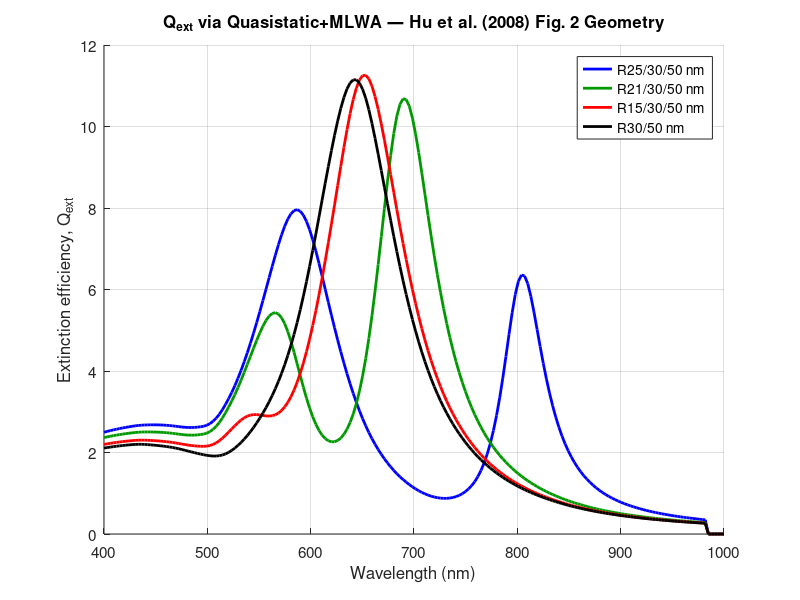
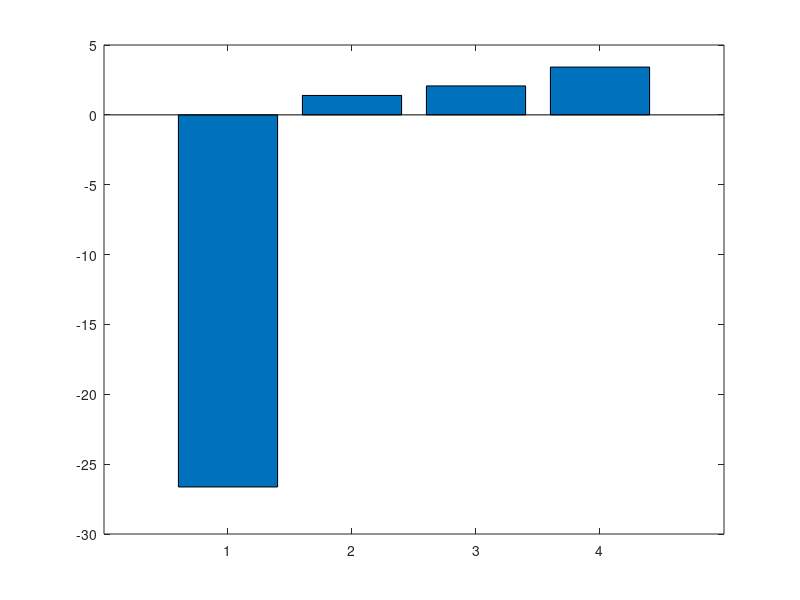

These charts were generated, in order, by the following MATLAB code: (Note: this script raises an error after producing the figures.)
function TripleLayer_Hu_Qext
    clc
    clearvars

    %=== Hu et al. 2008 Fig.2: Q_ext vs wavelength ===
    %    Quasistatic polarizability (Bohren&Huffman 1983)
    %    + MLWA correction (Meier&Wokaun 1983)
    %    Gold: J&C Table I (Phys.Rev.B 6, 1972) — direct from paper

    % J&C Table I gold data — transcribed from uploaded paper
    % eV->nm via lam=1239.8/eV, only 400-1000nm range kept
    JC_lam=[397.4;413.3;430.5;450.8;471.4;495.9;520.9;548.6;582.1;616.8;659.5;704.4;756.0;821.1;891.9;984.0];
    JC_n=[1.470;1.460;1.450;1.380;1.310;1.040;0.620;0.430;0.290;0.210;0.140;0.130;0.140;0.160;0.170;0.220];
    JC_k=[1.952;1.958;1.948;1.914;1.849;1.833;2.081;2.455;2.863;3.272;3.697;4.103;4.542;5.083;5.663;6.350];
    JC_eps_real=JC_n.^2-JC_k.^2;
    JC_eps_imag=2*JC_n.*JC_k;

    % material constants (Hu Sec.2)
    eps_water=1.77;
    eps_silica=2.04;

    % wavelength sweep + pchip interpolation of gold eps
    lam=linspace(400,1000,200)';
    eg_re=interp1(JC_lam,JC_eps_real,lam,'pchip');
    eg_im=interp1(JC_lam,JC_eps_imag,lam,'pchip');

    % Hu Fig.2 geometries: R1/R2/R3 (nm)
    R1_all=[25,21,15,0];
    R2_all=[30,30,30,30];
    R3_all=[50,50,50,50];
    labels={'R25/30/50 nm','R21/30/50 nm','R15/30/50 nm','R30/50 nm'};
    colors={'b',[0 0.6 0],'r','k'};

    % Hu peaks read from Fig.2 (~+/-10nm uncertainty)
    hu_peak_lam=[800,680,640,620];

    Qext_all=zeros(length(lam),4);

    for c=1:4
        R1=R1_all(c); R2=R2_all(c); R3=R3_all(c);

        for j=1:length(lam)
            eg=eg_re(j)+1i*eg_im(j);

            % recursive effective permittivity (Bohren&Huffman Ch.5)
            if R1>0
                % 3-layer: gold/silica/gold
                f1=(R1/R2)^3;
                eps_12=eps_silica*(eg*(1+2*f1)+2*eps_silica*(1-f1))/...
                                  (eg*(1-f1)+eps_silica*(2+f1));
                f2=(R2/R3)^3;
                eps_eff=eg*(eps_12*(1+2*f2)+2*eg*(1-f2))/...
                           (eps_12*(1-f2)+eg*(2+f2));
            else
                % 2-layer CNS: silica/gold
                f=(R2/R3)^3;
                eps_eff=eg*(eps_silica*(1+2*f)+2*eg*(1-f))/...
                           (eps_silica*(1-f)+eg*(2+f));
            end

            K0=(eps_eff-eps_water)/(eps_eff+2*eps_water);
            x=2*pi*sqrt(eps_water)*R3/lam(j);

            %NEW: MLWA correction — analogous to Im(lambda_1) in Meklachi
            K_dyn=K0/(1-x^2*K0-1i*(2/3)*x^3*K0);

            Qext_all(j,c)=4*x*imag(K_dyn);
        end
    end

    Qext_all=max(Qext_all,0);

    % extract peaks
    our_peak_lam=zeros(1,4);
    our_peak_Qext=zeros(1,4);
    for c=1:4
        [pk,idx]=max(Qext_all(:,c));
        our_peak_lam(c)=lam(idx);
        our_peak_Qext(c)=pk;
    end

    %--- plot 1: Q_ext spectra ---
    figure('Position',[100 100 700 500])
    hold on
    for c=1:4
        plot(lam,Qext_all(:,c),'Color',colors{c},'LineWidth',2)
    end
    xlabel('Wavelength (nm)')
    ylabel('Extinction efficiency, Q_{ext}')
    legend(labels{:},'Location','northeast')
    xlim([400 1000])
    grid on
    title('Q_{ext} via Quasistatic+MLWA — Hu et al. (2008) Fig. 2 Geometry')
    set(gca,'FontSize',11)
    hold off

    %--- plot 2: error bar chart ---
    figure('Position',[100 600 600 400])
    err_pct=100*(our_peak_lam-hu_peak_lam)./hu_peak_lam;
    bar_colors=[0 0 1;0 0.6 0;1 0 0;0 0 0];
    b=bar(err_pct);
    b.FaceColor='flat';
    for c=1:4
        b.CData(c,:)=bar_colors(c,:);
    end
    set(gca,'XTickLabel',labels,'FontSize',10)
    ylabel('Peak wavelength error (%)')
    title('Error vs Hu et al. (2008) Full Mie Theory')
    grid on
    hold on
    yline(0,'k--','LineWidth',1);
    yline(5,'r--','5% threshold');
    yline(-5,'r--','-5% threshold');
    hold off

    %--- plot 3: peak wavelength comparison ---
    figure('Position',[700 600 500 400])
    plot(1:4,hu_peak_lam,'ks-','MarkerSize',10,'LineWidth',2,'MarkerFaceColor','k')
    hold on
    for c=1:4
        plot(c,our_peak_lam(c),'o','MarkerSize',10,'LineWidth',2,...
            'Color',bar_colors(c,:),'MarkerFaceColor',bar_colors(c,:))
    end
    set(gca,'XTick',1:4,'XTickLabel',labels,'FontSize',9)
    ylabel('Peak wavelength (nm)')
    title('Peak Position: Our MLWA (circles) vs Hu Mie (squares)')
    legend('Hu (Mie)','Ours (MLWA)','Location','northwest')
    grid on
    hold off
end
